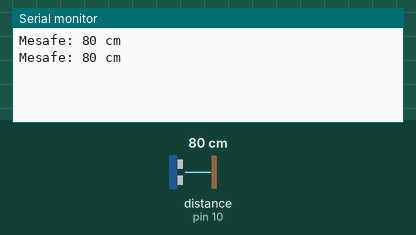
Simulated run of this sketch. Board: Arduino Nano, built for the host (arithmetic inside an expression is 32-bit, double 64-bit). Shown: the last lines printed to the serial monitor. Wiring (inferred from the names in the program): ultrasonic range finder: trigger pin 9; echo pin 10. Inputs (shaded band) come from the test bench; at power-on: distance to the obstacle (sensor on pin 10) 80 cm. The echo pulse lasts 58.3 µs per cm.

Above: at 1.8 s.
1.9 s: distance to the obstacle (sensor on pin 10) set to 2 cm
At 2.4 s:
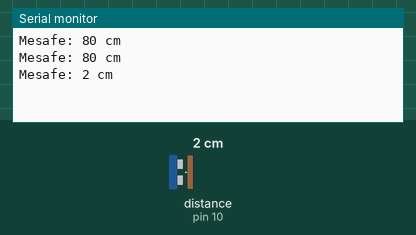
3.4 s: distance to the obstacle (sensor on pin 10) set to 4 cm
At 4.8 s:
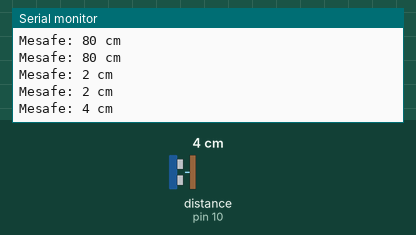
Timing chart, 0 to 6.4 s (numbered marks = the images above; inputs shaded):
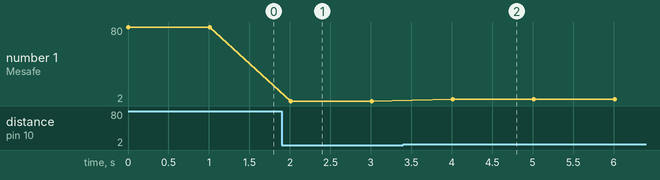

The sketch:

4-dorduncu-uygulama-hcsr-seriport.ino
```cpp
/*
Bu kodlar açık kaynak paylaşım olarak github "acetinkaya" alanında paylaşımı yapılmıştır.

BTP222 Robotik dersi içerisinde anlatımı yapılan bu kodlar ve içerikler Öğr. Gör. Ali ÇETİNKAYA tarafından oluşturulmuştur.

Github alanından;
watch - ilgili projenin proje takibi bildirimi,
star - yıldız ile beğenme bildirimi ve
fork - kendi hesabınıza kopyalama işlemleriyle paylaşımlarıma destek verebilirsiniz.

Bilgi paylaşıldıkça çoğalır ve gelişir. İyi çalışmalar dilerim.

Öğr. Gör. Ali ÇETİNKAYA İstanbul, 2024

Dersin Kaynak Adresleri:
https://github.com/acetinkaya/robotik-arduino-uygulamalari
https://alicetinkaya.site/ders-robotik
https://avesis.gelisim.edu.tr/alcetinkaya
https://scholar.google.com.tr/citations?hl=tr&user=XSEW-NcAAAAJ

Kodun açıklaması:
HC-SR04 ultrasonik mesafe sensörünün kütüphanesiz okuma işlemidir.
Arduino Nano üzerinde dijital pin bölümünde 9. ve 10. pinlere bağlı
ultrasonik mesafe sensörü ile ölçüm alıp, seri port üzerinden mesafenin basılmasıdır.

*/


const int trigPin = 9; // HC-SR04 sensörünün trig ve echo pinlerini tanımla
const int echoPin = 10;

void setup()
{
  Serial.begin(9600); // Seri haberleşme başlatılıyor
  pinMode(trigPin, OUTPUT); // trig pinini çıkış olarak ayarla
  pinMode(echoPin, INPUT);  // echo pinini giriş olarak ayarla
}

void loop()
{
  int mesafe = okuMesafe();  // HC-SR04 sensöründen mesafe okuma fonksiyonunu çağır

  Serial.print("Mesafe: ");  // Mesafeyi seri porta yazdır
  Serial.print(mesafe);
  Serial.println(" cm");

  delay(1000);   // 1 saniye bekle
}


int okuMesafe() // HC-SR04 sensöründen mesafe okuma fonksiyonu
{
  digitalWrite(trigPin, HIGH); // Trig pini 10 mikrosaniye boyunca yüksek olacak şekilde ayarla
  delayMicroseconds(10);
  digitalWrite(trigPin, LOW);

  long süre = pulseIn(echoPin, HIGH); // Echo pini yüksek olana kadar bekle

  int mesafe = süre / 58;
  // Süreyi mesafeye dönüştür (süre / 2) * (sesin hızı) formülü kullanılır (sesin hızı saniyede 343m/sn'dir.)

  return mesafe; // Mesafeyi döndür
}
```

Measured:
- after the input at 1.9 s, the serial monitor: prints a new line after 0.11 s (image 1)
- after the input at 3.4 s, the serial monitor: prints a new line after 0.61 s (image 2)
- plotted number 1: 80 → 2 after the input at 1.9 s, 2 → 4 after the input at 3.4 s
